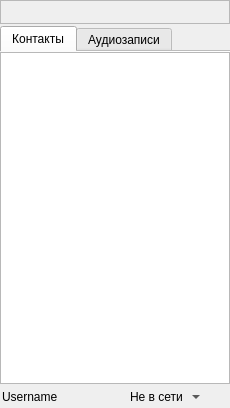
<?xml version="1.0" encoding="UTF-8"?>
<ui version="4.0">
 <class>MainWindow</class>
 <widget class="QMainWindow" name="MainWindow">
  <property name="geometry">
   <rect>
    <x>0</x>
    <y>0</y>
    <width>230</width>
    <height>408</height>
   </rect>
  </property>
  <property name="minimumSize">
   <size>
    <width>50</width>
    <height>0</height>
   </size>
  </property>
  <property name="windowTitle">
   <string>VK Replica</string>
  </property>
  <property name="documentMode">
   <bool>false</bool>
  </property>
  <widget class="QWidget" name="centralWidget">
   <property name="styleSheet">
    <string notr="true"/>
   </property>
   <layout class="QVBoxLayout" name="verticalLayout">
    <property name="spacing">
     <number>2</number>
    </property>
    <property name="leftMargin">
     <number>0</number>
    </property>
    <property name="topMargin">
     <number>0</number>
    </property>
    <property name="rightMargin">
     <number>0</number>
    </property>
    <property name="bottomMargin">
     <number>0</number>
    </property>
    <item>
     <widget class="QFrame" name="frame">
      <property name="frameShape">
       <enum>QFrame::StyledPanel</enum>
      </property>
      <property name="frameShadow">
       <enum>QFrame::Sunken</enum>
      </property>
      <property name="lineWidth">
       <number>0</number>
      </property>
      <layout class="QHBoxLayout" name="horizontalLayout_2">
       <property name="spacing">
        <number>0</number>
       </property>
       <property name="leftMargin">
        <number>0</number>
       </property>
       <property name="topMargin">
        <number>0</number>
       </property>
       <property name="rightMargin">
        <number>0</number>
       </property>
       <property name="bottomMargin">
        <number>0</number>
       </property>
       <item>
        <widget class="QToolButton" name="contactsVisibilityButton">
         <property name="minimumSize">
          <size>
           <width>22</width>
           <height>22</height>
          </size>
         </property>
         <property name="maximumSize">
          <size>
           <width>22</width>
           <height>22</height>
          </size>
         </property>
         <property name="text">
          <string/>
         </property>
         <property name="icon">
          <iconset resource="resources.qrc">
           <normaloff>:/main_window/resources/allVisible.png</normaloff>:/main_window/resources/allVisible.png</iconset>
         </property>
         <property name="iconSize">
          <size>
           <width>18</width>
           <height>18</height>
          </size>
         </property>
         <property name="autoRaise">
          <bool>true</bool>
         </property>
        </widget>
       </item>
       <item>
        <widget class="QToolButton" name="soundButton">
         <property name="minimumSize">
          <size>
           <width>22</width>
           <height>22</height>
          </size>
         </property>
         <property name="maximumSize">
          <size>
           <width>22</width>
           <height>22</height>
          </size>
         </property>
         <property name="text">
          <string/>
         </property>
         <property name="icon">
          <iconset resource="resources.qrc">
           <normaloff>:/main_window/resources/soundOn.png</normaloff>:/main_window/resources/soundOn.png</iconset>
         </property>
         <property name="iconSize">
          <size>
           <width>18</width>
           <height>18</height>
          </size>
         </property>
         <property name="autoRaise">
          <bool>true</bool>
         </property>
        </widget>
       </item>
       <item>
        <widget class="QToolButton" name="toolButton">
         <property name="minimumSize">
          <size>
           <width>22</width>
           <height>22</height>
          </size>
         </property>
         <property name="maximumSize">
          <size>
           <width>22</width>
           <height>22</height>
          </size>
         </property>
         <property name="text">
          <string/>
         </property>
         <property name="icon">
          <iconset resource="resources.qrc">
           <normaloff>:/main_window/resources/sortName.png</normaloff>:/main_window/resources/sortName.png</iconset>
         </property>
         <property name="iconSize">
          <size>
           <width>18</width>
           <height>18</height>
          </size>
         </property>
         <property name="autoRaise">
          <bool>true</bool>
         </property>
        </widget>
       </item>
       <item>
        <spacer name="horizontalSpacer_2">
         <property name="orientation">
          <enum>Qt::Horizontal</enum>
         </property>
         <property name="sizeHint" stdset="0">
          <size>
           <width>40</width>
           <height>20</height>
          </size>
         </property>
        </spacer>
       </item>
      </layout>
     </widget>
    </item>
    <item>
     <widget class="QTabWidget" name="tabWidget">
      <property name="autoFillBackground">
       <bool>false</bool>
      </property>
      <property name="tabPosition">
       <enum>QTabWidget::North</enum>
      </property>
      <property name="currentIndex">
       <number>0</number>
      </property>
      <property name="documentMode">
       <bool>true</bool>
      </property>
      <widget class="QWidget" name="contactsTab">
       <attribute name="title">
        <string>Контакты</string>
       </attribute>
       <layout class="QVBoxLayout" name="verticalLayout_2">
        <property name="spacing">
         <number>0</number>
        </property>
        <property name="leftMargin">
         <number>0</number>
        </property>
        <property name="topMargin">
         <number>0</number>
        </property>
        <property name="rightMargin">
         <number>0</number>
        </property>
        <property name="bottomMargin">
         <number>0</number>
        </property>
        <item>
         <widget class="QListView" name="listView">
          <property name="palette">
           <palette>
            <active>
             <colorrole role="Highlight">
              <brush brushstyle="SolidPattern">
               <color alpha="255">
                <red>106</red>
                <green>141</green>
                <blue>178</blue>
               </color>
              </brush>
             </colorrole>
            </active>
            <inactive>
             <colorrole role="Highlight">
              <brush brushstyle="SolidPattern">
               <color alpha="255">
                <red>106</red>
                <green>141</green>
                <blue>178</blue>
               </color>
              </brush>
             </colorrole>
            </inactive>
            <disabled>
             <colorrole role="Highlight">
              <brush brushstyle="SolidPattern">
               <color alpha="255">
                <red>145</red>
                <green>141</green>
                <blue>126</blue>
               </color>
              </brush>
             </colorrole>
            </disabled>
           </palette>
          </property>
          <property name="resizeMode">
           <enum>QListView::Adjust</enum>
          </property>
          <property name="uniformItemSizes">
           <bool>true</bool>
          </property>
         </widget>
        </item>
       </layout>
      </widget>
      <widget class="QWidget" name="audioTab">
       <attribute name="title">
        <string>Аудиозаписи</string>
       </attribute>
       <layout class="QVBoxLayout" name="verticalLayout_3">
        <item>
         <widget class="QLabel" name="label">
          <property name="font">
           <font>
            <pointsize>12</pointsize>
           </font>
          </property>
          <property name="text">
           <string>Этот раздел находится в разработке</string>
          </property>
          <property name="alignment">
           <set>Qt::AlignCenter</set>
          </property>
          <property name="wordWrap">
           <bool>true</bool>
          </property>
         </widget>
        </item>
       </layout>
      </widget>
     </widget>
    </item>
    <item>
     <widget class="QFrame" name="statusFrame">
      <property name="maximumSize">
       <size>
        <width>16777215</width>
        <height>24</height>
       </size>
      </property>
      <property name="styleSheet">
       <string notr="true"/>
      </property>
      <layout class="QHBoxLayout" name="horizontalLayout">
       <property name="spacing">
        <number>2</number>
       </property>
       <property name="leftMargin">
        <number>2</number>
       </property>
       <property name="topMargin">
        <number>0</number>
       </property>
       <property name="rightMargin">
        <number>4</number>
       </property>
       <property name="bottomMargin">
        <number>0</number>
       </property>
       <item>
        <widget class="QLabel" name="usernameLabel">
         <property name="text">
          <string>Username</string>
         </property>
         <property name="scaledContents">
          <bool>true</bool>
         </property>
        </widget>
       </item>
       <item>
        <widget class="QToolButton" name="statusButton">
         <property name="maximumSize">
          <size>
           <width>16777215</width>
           <height>22</height>
          </size>
         </property>
         <property name="text">
          <string>Не в сети</string>
         </property>
         <property name="icon">
          <iconset resource="resources.qrc">
           <normaloff>:/contacts/resources/offline.png</normaloff>:/contacts/resources/offline.png</iconset>
         </property>
         <property name="popupMode">
          <enum>QToolButton::MenuButtonPopup</enum>
         </property>
         <property name="toolButtonStyle">
          <enum>Qt::ToolButtonTextBesideIcon</enum>
         </property>
         <property name="autoRaise">
          <bool>true</bool>
         </property>
         <property name="arrowType">
          <enum>Qt::NoArrow</enum>
         </property>
        </widget>
       </item>
       <item>
        <widget class="QToolButton" name="authButton">
         <property name="minimumSize">
          <size>
           <width>22</width>
           <height>22</height>
          </size>
         </property>
         <property name="maximumSize">
          <size>
           <width>22</width>
           <height>22</height>
          </size>
         </property>
         <property name="text">
          <string/>
         </property>
         <property name="icon">
          <iconset resource="resources.qrc">
           <normaloff>:/main_window/resources/loginButton.png</normaloff>:/main_window/resources/loginButton.png</iconset>
         </property>
         <property name="iconSize">
          <size>
           <width>18</width>
           <height>18</height>
          </size>
         </property>
         <property name="autoRaise">
          <bool>true</bool>
         </property>
        </widget>
       </item>
      </layout>
     </widget>
    </item>
   </layout>
  </widget>
  <action name="offlineAction">
   <property name="icon">
    <iconset resource="resources.qrc">
     <normaloff>:/contacts/resources/offline.png</normaloff>
     <normalon>:/contacts/resources/offline.png</normalon>:/contacts/resources/offline.png</iconset>
   </property>
   <property name="text">
    <string>Не в сети</string>
   </property>
  </action>
  <action name="onlineAction">
   <property name="icon">
    <iconset resource="resources.qrc">
     <normaloff>:/contacts/resources/online.png</normaloff>
     <normalon>:/contacts/resources/online.png</normalon>:/contacts/resources/online.png</iconset>
   </property>
   <property name="text">
    <string>В сети</string>
   </property>
  </action>
 </widget>
 <layoutdefault spacing="6" margin="11"/>
 <tabstops>
  <tabstop>listView</tabstop>
  <tabstop>tabWidget</tabstop>
  <tabstop>contactsVisibilityButton</tabstop>
  <tabstop>soundButton</tabstop>
  <tabstop>statusButton</tabstop>
  <tabstop>authButton</tabstop>
 </tabstops>
 <resources>
  <include location="resources.qrc"/>
 </resources>
 <connections/>
</ui>
